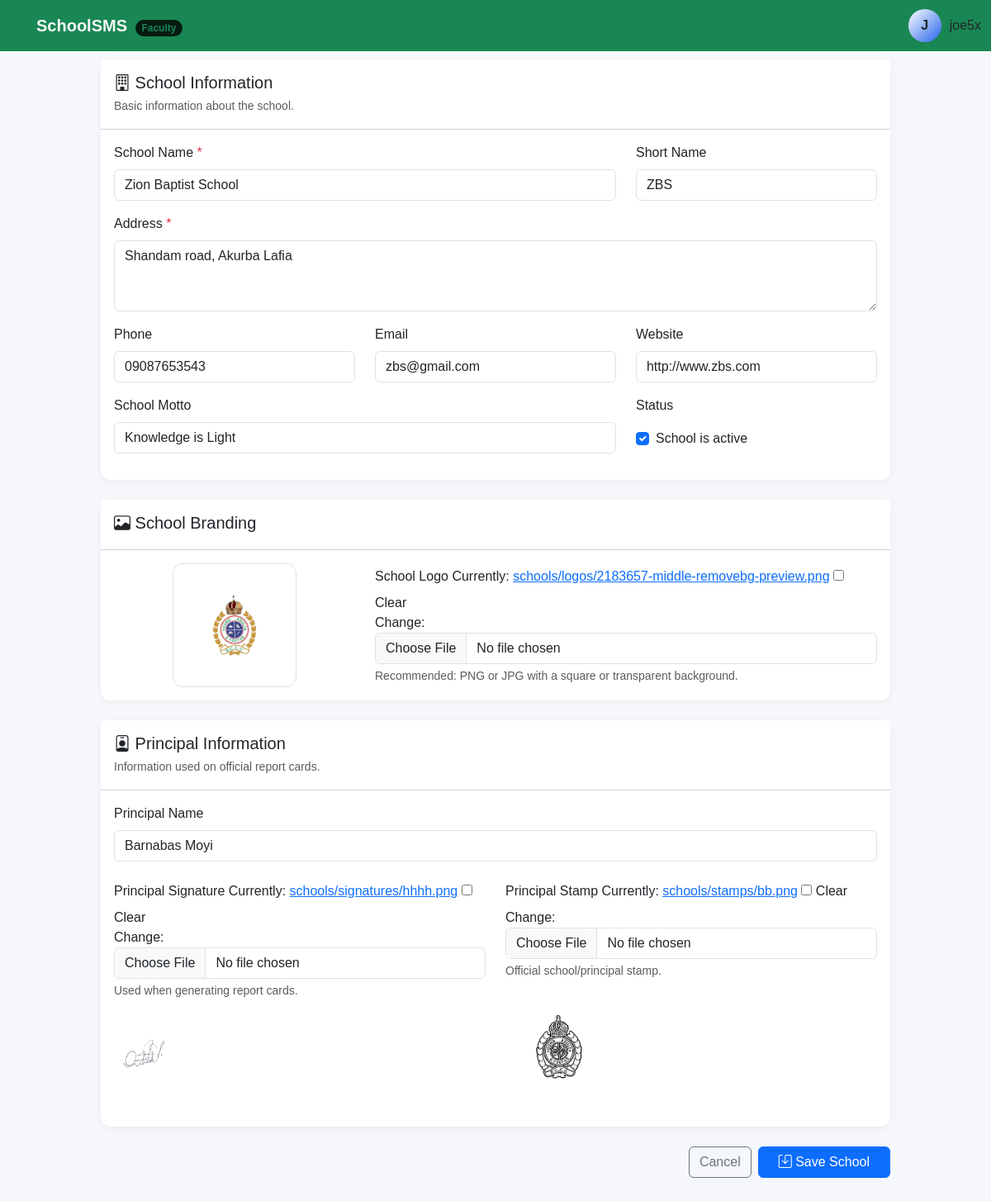
The app's page /school/edit/ (signed in) with its own data.
### accounts/models.py (models this page shows, shortened)
class User(AbstractUser):
    class Role(models.TextChoices):
        SUPER_ADMIN = "super_admin", "Super Administrator"
        SCHOOL_ADMIN = "school_admin", "School Administrator"
        PRINCIPAL = "principal", "Principal"
        VICE_PRINCIPAL = "vice_principal", "Vice Principal"
        HEAD_TEACHER = "head_teacher", "Head Teacher"
        TEACHER = "teacher", "Teacher"
        FORM_TEACHER = "form_teacher", "Form Teacher"
        BURSAR = "bursar", "Bursar"
        ACCOUNTANT = "accountant", "Accountant"
        REGISTRAR = "registrar", "Registrar"
        STUDENT = "student", "Student"
        PARENT = "parent", "Parent/Guardian"
    role = models.CharField(
        max_length=30,
        choices=Role.choices,
        default=Role.TEACHER,
    )
    phone = models.CharField(
        max_length=20,
        blank=True,
    )
    staff_id = models.CharField(
        max_length=50,
        unique=True,
        null=True,
        blank=True,
    )
    profile_photo = models.ImageField(
        upload_to="accounts/profiles/",
        blank=True,
        null=True,
    )
    address = models.TextField(
        blank=True,
    )
    date_of_birth = models.DateField(
        blank=True,
        null=True,
    )
    is_verified = models.BooleanField(
        default=False,
    )
    created_at = models.DateTimeField(
        auto_now_add=True,
    )
    updated_at = models.DateTimeField(
        auto_now=True,
    )
    class Meta:
        ordering = ["first_name", "last_name"]

### schools/models.py (models this page shows, shortened)
class School(models.Model):
    name = models.CharField(
        max_length=255,
    )
    short_name = models.CharField(
        max_length=50,
        blank=True,
    )
    address = models.TextField()
    phone = models.CharField(
        max_length=30,
        blank=True,
    )
    email = models.EmailField(
        blank=True,
    )
    website = models.URLField(
        blank=True,
    )
    logo = models.ImageField(
        upload_to="schools/logos/",
        blank=True,
        null=True,
        validators=[
            FileExtensionValidator(
                allowed_extensions=[
                    "jpg",
                    "jpeg",
                    "png",
                    "webp",
                ]
            )
        ],
    )
    motto = models.CharField(
        max_length=255,
        blank=True,
    )
    principal_name = models.CharField(
        max_length=150,
        blank=True,
    )
    principal_signature = models.ImageField(
        upload_to="schools/signatures/",
        blank=True,
        null=True,
        validators=[
            FileExtensionValidator(
                allowed_extensions=[
                    "jpg",
                    "jpeg",
                    "png",
                    "webp",
                ]
            )
        ],
    )
    principal_stamp = models.ImageField(
        upload_to="schools/stamps/",
        blank=True,
        null=True,
        validators=[
            FileExtensionValidator(
                allowed_extensions=[
                    "jpg",
                    "jpeg",
                    "png",
                    "webp",
                ]
            )
        ],
    )
    is_active = models.BooleanField(
        default=True,
    )
    created_at = models.DateTimeField(
        auto_now_add=True,
    )
    updated_at = models.DateTimeField(
        auto_now=True,
    )
    class Meta:
        ordering = ["name"]

### schools/views.py (the view)
@login_required
def school_update(request):
    if not is_school_admin(request.user):
        return render(
            request,
            "403.html",
            status=403,
        )
    school = get_object_or_404(
        School,
        is_active=True,
    )
    if request.method == "POST":
        form = SchoolForm(
            request.POST,
            request.FILES,
            instance=school,
        )
        if form.is_valid():
            form.save()
            messages.success(
                request,
                "School information updated successfully.",
            )
            return redirect(
                "schools:detail",
            )
    else:
        form = SchoolForm(
            instance=school,
        )
    return render(
        request,
        "schools/school_form.html",
        {
            "form": form,
            "school": school,
            "title": "Edit School",
            "is_create": False,
        },
    )

### templates/schools/school_form.html (shortened to what this page needs)
{% extends "base.html" %}
{% block content %}
<div class="row justify-content-center p-4">
    <div class="col-xl-10">
        <form
            method="post"
            enctype="multipart/form-data"
        >
            <div class="card mb-4">
                <div class="card-header bg-white py-3">
                    <h5 class="mb-1">
                        <i class="bi bi-building"></i>
                        School Information
                    </h5>
                    <small class="text-muted">
                        Basic information about the school.
                    </small>
                </div>
                <div class="card-body">
                    <div class="row">
                        <div class="col-md-8 mb-3">
                            <label class="form-label">
                                School Name
                                <span class="text-danger">*</span>
                            </label>
                            {{ form.name }}
                        </div>
                        <div class="col-md-4 mb-3">
                            <label class="form-label">
                                Short Name
                            </label>
                            {{ form.short_name }}
                        </div>
                        <div class="col-12 mb-3">
                            <label class="form-label">
                                Address
                                <span class="text-danger">*</span>
                            </label>
                            {{ form.address }}
                        </div>
                        <div class="col-md-4 mb-3">
                            <label class="form-label">
                                Phone
                            </label>
                            {{ form.phone }}
                        </div>
                        <div class="col-md-4 mb-3">
                            <label class="form-label">
                                Email
                            </label>
                            {{ form.email }}
                        </div>
                        <div class="col-md-4 mb-3">
                            <label class="form-label">
                                Website
                            </label>
                            {{ form.website }}
                        </div>
                        <div class="col-md-8 mb-3">
                            <label class="form-label">
                                School Motto
                            </label>
                            {{ form.motto }}
                        </div>
                        <div class="col-md-4 mb-3">
                            <label class="form-label">
                                Status
                            </label>
                            <div class="form-check mt-2">
                                {{ form.is_active }}
                                <label class="form-check-label">
                                    School is active
                                </label>
                            </div>
                        </div>
                    </div>
                </div>
            </div>
            <div class="card mb-4">
                <div class="card-header bg-white py-3">
                    <h5 class="mb-1">
                        <i class="bi bi-image"></i>
                        School Branding
                    </h5>
                </div>
                <div class="card-body">
                    <div class="row align-items-center">
                        <div class="col-md-4 text-center">
                            {% if school.logo %}
                                <img
                                    src="{{ school.logo.url }}"
                                    alt="School Logo"
                                    class="img-fluid school-logo-preview"
                                >
                            {% else %}
                                <div class="school-logo-placeholder">
                                    <i class="bi bi-building"></i>
                                </div>
                            {% endif %}
                        </div>
                        <div class="col-md-8">
                            <label class="form-label">
                                School Logo
                            </label>
                            {{ form.logo }}
                            {% if form.logo.help_text %}
                                <div class="form-text">
                                    {{ form.logo.help_text }}
                                </div>
                            {% endif %}
                        </div>
                    </div>
                </div>
            </div>
            <div class="card mb-4">
                <div class="card-header bg-white py-3">
                    <h5 class="mb-1">
                        <i class="bi bi-person-badge"></i>
                        Principal Information
                    </h5>
                    <small class="text-muted">
                        Information used on official report cards.
                    </small>
                </div>
                <div class="card-body">
                    <div class="mb-4">
                        <label class="form-label">
                            Principal Name
                        </label>
                        {{ form.principal_name }}
                    </div>
                    <div class="row">
                        <div class="col-md-6 mb-3">
                            <label class="form-label">
                                Principal Signature
                            </label>
                            {{ form.principal_signature }}
                            <div class="form-text">
                                Used when generating report cards.
                            </div>
                            {% if school.principal_signature %}
                                <div class="mt-3">
                                    <img
                                        src="{{ school.principal_signature.url }}"
                                        alt="Principal Signature"
                                        class="signature-preview"
                                    >
                                </div>
                            {% endif %}
                        </div>
                        <div class="col-md-6 mb-3">
                            <label class="form-label">
                                Principal Stamp
                            </label>
                            {{ form.principal_stamp }}
                            <div class="form-text">
                                Official school/principal stamp.
                            </div>
                            {% if school.principal_stamp %}
                                <div class="mt-3">
                                    <img
                                        src="{{ school.principal_stamp.url }}"
                                        alt="Principal Stamp"
                                        class="stamp-preview"
                                    >
                                </div>
                            {% endif %}
                        </div>
                    </div>
                </div>
            </div>
            <div class="d-flex justify-content-end gap-2 mb-5">
                <a
                    href="{% url 'schools:detail' %}"
                    class="btn btn-outline-secondary"
                >
                    Cancel
                </a>
                <button
                    type="submit"
                    class="btn btn-primary px-4"
                >
                    <i class="bi bi-save"></i>
                    Save School
                </button>
            </div>
        </form>
    </div>
</div>
{% endblock %}

### templates/base.html (shortened to what this page needs)
{% load static %}
<!DOCTYPE html>
<html lang="en">
<head>
    <link
        href="https://cdn.jsdelivr.net/npm/bootstrap@5.3.3/dist/css/bootstrap.min.css"
        rel="stylesheet"
    >
    <link
        href="https://cdn.jsdelivr.net/npm/bootstrap-icons@1.11.3/font/bootstrap-icons.css"
        rel="stylesheet"
    >
     <link
     rel="stylesheet"
     href="{% static 'css/sms.css' %}"
    >
</head>
<body>
    <nav class="navbar fixed-top bg-success" data-bs-theme="dark">
    <div class="container-fluid d-flex justify-content-between align-items-center">
        {% if request.user.role == 'super_admin' %}
            <a class="navbar-brand d-flex align-items-center gap-2 fw-bold text-light text-decoration-none" href="/admin/">
                <i class="bi bi-shield-lock-fill text-danger fs-4"></i>
                <span>SchoolSMS <span class="badge bg-danger-subtle text-danger rounded-pill fs-8 ms-1">Root</span></span>
            </a>
        {% elif request.user.role == 'head_teacher' or request.user.role == 'teacher' or request.user.role == 'form_teacher' %}
            <a class="navbar-brand d-flex align-items-center gap-2 fw-bold text-light text-decoration-none" href="{% url 'dashboard:dashboard' %}">
                <i class="bi bi-journal-bookmark-fill text-success fs-4"></i>
                <span>SchoolSMS <span class="badge bg-success-subtle text-success rounded-pill fs-8 ms-1">Faculty</span></span>
            </a>
        {% elif request.user.role == 'bursar' or request.user.role == 'accountant' %}
            <a class="navbar-brand d-flex align-items-center gap-2 fw-bold text-light text-decoration-none" href="{% url 'dashboard:dashboard' %}">
                <i class="bi bi-wallet2 text-warning fs-4"></i>
                <span>SchoolSMS <span class="badge bg-warning-subtle text-warning rounded-pill fs-8 ms-1">Finance</span></span>
            </a>
        {% elif request.user.role == 'parent' %}
            <a class="navbar-brand d-flex align-items-center gap-2 fw-bold text-light text-decoration-none" href="{% url 'dashboard:dashboard' %}">
                <i class="bi bi-people-fill text-light fs-4"></i>
                <span>SchoolSMS <span class="badge bg-light text-light rounded-pill fs-8 ms-1">Parent Portal</span></span>
            </a>
        {% else %}
            <a class="navbar-brand d-flex align-items-center gap-2 fw-bold text-light text-decoration-none" href="{% url 'dashboard:dashboard' %}">
                <i class="bi bi-mortarboard-fill text-primary fs-4"></i>
                <span>SchoolSMS</span>
            </a>
        {% endif %}
        <div class="d-flex gap-2">
            <div class="user-profile">
                <div class="avatar">
                    {{ user.username|first|upper }}
                </div>
                <span>
                    {{ user.username }}
                </span>
            </div>
        </div>
    </div>
</nav>
<div class="container-fluid pt-4 mt-4">
</div>
{% block content %}
{% endblock %}
</body>
</html>

### records on screen
User: username|first "J", username "joe5x"
School: name "Zion Baptist School", short_name "ZBS", address "Shandam road, Akurba Lafia", phone "09087653543", email "zbs@gmail.com", website "http://www.zbs.com", motto "Knowledge is Light", is_active "☑", logo (picture), principal_name "Barnabas Moyi", principal_signature (picture), principal_stamp (picture)
